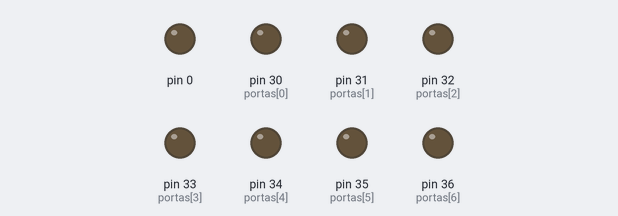
This sketch was run on a simulated Arduino Mega 2560, built with avr-gcc and run on an emulated ATmega2560. On the bench: output pins drawn as LEDs (lit = HIGH).

Above: at 0.1 s.
At 4.1 s:
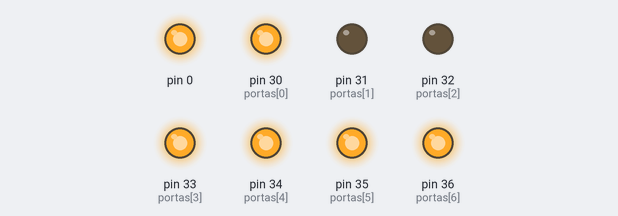
At 10.1 s:
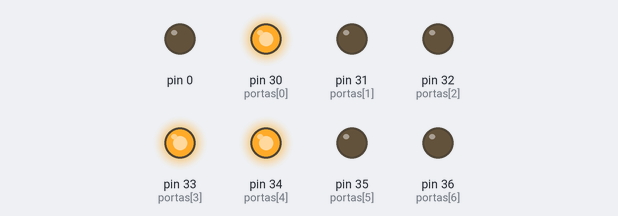
At 20.1 s:
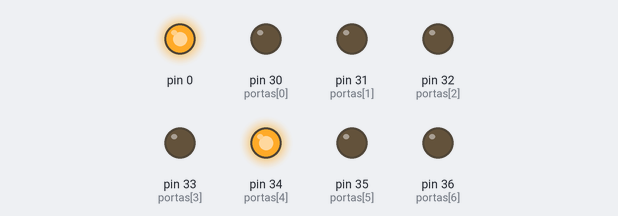
At 28.1 s:
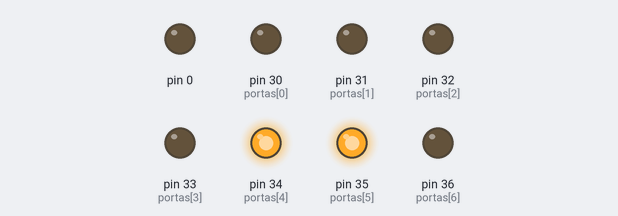
At 36.1 s:
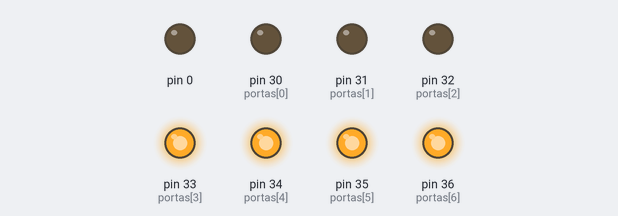
Timing chart, 0 to 39.5 s (numbered marks = the images above):
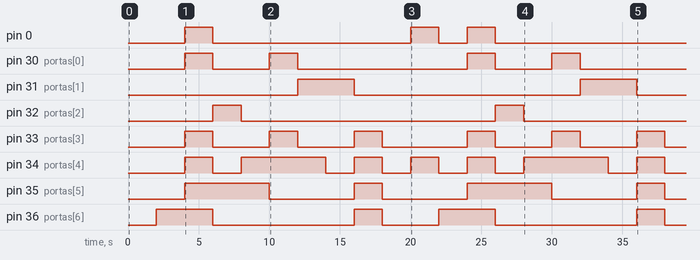

Measured:
- by itself, pin 0: goes HIGH 2.0 s, LOW 14.0 s, HIGH 2.0 s, LOW 2.0 s, HIGH 2.0 s, then LOW
- by itself, pin 30 (portas[0]): LOW → HIGH at 4.0 s, → LOW 2.0 s later, → HIGH 4.0 s later, → LOW 2.0 s later, … (8 changes in this stretch)
- by itself, pin 31 (portas[1]): alternates HIGH for 4.0 s and LOW for 16.0 s
- by itself, pin 32 (portas[2]): alternates HIGH for 2.0 s and LOW for 18.0 s
- by itself, pin 33 (portas[3]): LOW → HIGH at 4.0 s, → LOW 2.0 s later, → HIGH 4.0 s later, → LOW 2.0 s later, … (12 changes in this stretch)
- by itself, pin 34 (portas[4]): LOW → HIGH at 4.0 s, → LOW 2.0 s later, → HIGH 2.0 s later, → LOW 6.0 s later, … (14 changes in this stretch)
- by itself, pin 35 (portas[5]): LOW → HIGH at 4.0 s, → LOW 6.0 s later, → HIGH 6.0 s later, → LOW 2.0 s later, … (8 changes in this stretch)
- by itself, pin 36 (portas[6]): LOW → HIGH at 2.0 s, → LOW 4.0 s later, → HIGH 10.0 s later, → LOW 2.0 s later, … (8 changes in this stretch)

The sketch:

Display_7_seg_1.ino
```cpp
  int numero;

  int portas[7]={30,31,32,33,34,35,36};

  int displayConfig[10][7]= {{0,0,0,0,0,0,1},
                             {1,0,0,1,1,1,1}, // 1
                             {0,0,1,0,0,1,0}, // 2
                             {0,0,0,0,1,1,0}, // 3
                             {1,0,0,1,1,0,0}, // 4
                             {0,1,0,0,1,0,0}, // 5
                             {0,1,0,0,0,0,0}, // 6
                             {0,0,0,1,1,1,1}, // 7
                             {0,0,0,0,0,0,0}, // 8
                             {0,0,0,0,1,0,0}, // 9
                             };

void setup() {

  for(int n=0; n<=7; n++)
  {
    pinMode(portas[n], OUTPUT);
  }

}

void loop() {

  boolean liga;

  for(numero=0; numero<=9;numero++) {
delay(2000);
    for (int D = 0; D <= 10; D++) {
     digitalWrite(portas[D], displayConfig[numero][D]);

  }
   }


}
```
